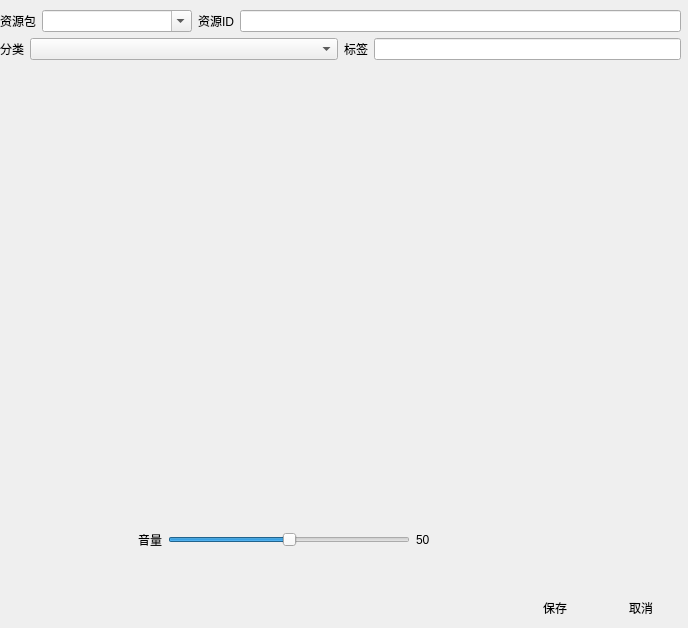
<?xml version="1.0" encoding="UTF-8"?>
<ui version="4.0">
 <class>AddVideoWindow</class>
 <widget class="QWidget" name="AddVideoWindow">
  <property name="geometry">
   <rect>
    <x>0</x>
    <y>0</y>
    <width>688</width>
    <height>628</height>
   </rect>
  </property>
  <property name="windowTitle">
   <string>添加视频</string>
  </property>
  <property name="windowIcon">
   <iconset resource="orion.qrc">
    <normaloff>:/images/unique32.png</normaloff>:/images/unique32.png</iconset>
  </property>
  <widget class="QWidget" name="layoutWidget">
   <property name="geometry">
    <rect>
     <x>0</x>
     <y>10</y>
     <width>681</width>
     <height>611</height>
    </rect>
   </property>
   <layout class="QVBoxLayout" name="verticalLayout">
    <item>
     <layout class="QHBoxLayout" name="horizontalLayout_5">
      <item>
       <widget class="QLabel" name="label_2">
        <property name="text">
         <string>资源包</string>
        </property>
       </widget>
      </item>
      <item>
       <widget class="QComboBox" name="pkgcomboBox">
        <property name="sizePolicy">
         <sizepolicy hsizetype="Preferred" vsizetype="Fixed">
          <horstretch>0</horstretch>
          <verstretch>0</verstretch>
         </sizepolicy>
        </property>
        <property name="minimumSize">
         <size>
          <width>150</width>
          <height>0</height>
         </size>
        </property>
        <property name="editable">
         <bool>true</bool>
        </property>
       </widget>
      </item>
      <item>
       <widget class="QLabel" name="aliaslabel">
        <property name="text">
         <string>资源ID</string>
        </property>
       </widget>
      </item>
      <item>
       <widget class="QLineEdit" name="namelineEdit">
        <property name="sizePolicy">
         <sizepolicy hsizetype="Expanding" vsizetype="Fixed">
          <horstretch>1</horstretch>
          <verstretch>0</verstretch>
         </sizepolicy>
        </property>
        <property name="maxLength">
         <number>32</number>
        </property>
        <property name="readOnly">
         <bool>false</bool>
        </property>
        <property name="placeholderText">
         <string/>
        </property>
       </widget>
      </item>
     </layout>
    </item>
    <item>
     <layout class="QHBoxLayout" name="horizontalLayout">
      <item>
       <widget class="QLabel" name="label">
        <property name="text">
         <string>分类</string>
        </property>
       </widget>
      </item>
      <item>
       <widget class="QComboBox" name="catecomboBox">
        <property name="sizePolicy">
         <sizepolicy hsizetype="Preferred" vsizetype="Fixed">
          <horstretch>1</horstretch>
          <verstretch>0</verstretch>
         </sizepolicy>
        </property>
       </widget>
      </item>
      <item>
       <widget class="QLabel" name="label_4">
        <property name="text">
         <string>标签</string>
        </property>
       </widget>
      </item>
      <item>
       <widget class="QLineEdit" name="taglineEdit">
        <property name="sizePolicy">
         <sizepolicy hsizetype="Expanding" vsizetype="Fixed">
          <horstretch>1</horstretch>
          <verstretch>0</verstretch>
         </sizepolicy>
        </property>
       </widget>
      </item>
     </layout>
    </item>
    <item>
     <widget class="VideoWidget" name="videowidget" native="true">
      <property name="sizePolicy">
       <sizepolicy hsizetype="Preferred" vsizetype="Preferred">
        <horstretch>0</horstretch>
        <verstretch>1</verstretch>
       </sizepolicy>
      </property>
     </widget>
    </item>
    <item>
     <layout class="QHBoxLayout" name="horizontalLayout_3">
      <item>
       <widget class="QPushButton" name="playpushButton">
        <property name="text">
         <string/>
        </property>
        <property name="icon">
         <iconset resource="orion.qrc">
          <normaloff>:/images/play.png</normaloff>:/images/play.png</iconset>
        </property>
        <property name="iconSize">
         <size>
          <width>32</width>
          <height>32</height>
         </size>
        </property>
        <property name="flat">
         <bool>true</bool>
        </property>
       </widget>
      </item>
      <item>
       <widget class="QPushButton" name="pausepushButton">
        <property name="enabled">
         <bool>false</bool>
        </property>
        <property name="text">
         <string/>
        </property>
        <property name="icon">
         <iconset resource="orion.qrc">
          <normaloff>:/images/pause.png</normaloff>:/images/pause.png</iconset>
        </property>
        <property name="iconSize">
         <size>
          <width>32</width>
          <height>32</height>
         </size>
        </property>
        <property name="flat">
         <bool>true</bool>
        </property>
       </widget>
      </item>
      <item>
       <widget class="QPushButton" name="stoppushButton">
        <property name="enabled">
         <bool>false</bool>
        </property>
        <property name="text">
         <string/>
        </property>
        <property name="icon">
         <iconset resource="orion.qrc">
          <normaloff>:/images/stop.png</normaloff>:/images/stop.png</iconset>
        </property>
        <property name="iconSize">
         <size>
          <width>32</width>
          <height>32</height>
         </size>
        </property>
        <property name="flat">
         <bool>true</bool>
        </property>
       </widget>
      </item>
      <item>
       <widget class="QLabel" name="label_5">
        <property name="text">
         <string>音量</string>
        </property>
       </widget>
      </item>
      <item>
       <widget class="QSlider" name="volumehorizontalSlider">
        <property name="maximum">
         <number>100</number>
        </property>
        <property name="value">
         <number>50</number>
        </property>
        <property name="orientation">
         <enum>Qt::Horizontal</enum>
        </property>
       </widget>
      </item>
      <item>
       <widget class="QLabel" name="volumelabel">
        <property name="minimumSize">
         <size>
          <width>24</width>
          <height>0</height>
         </size>
        </property>
        <property name="maximumSize">
         <size>
          <width>24</width>
          <height>16777215</height>
         </size>
        </property>
        <property name="text">
         <string>50</string>
        </property>
       </widget>
      </item>
      <item>
       <spacer name="horizontalSpacer_2">
        <property name="orientation">
         <enum>Qt::Horizontal</enum>
        </property>
        <property name="sizeHint" stdset="0">
         <size>
          <width>40</width>
          <height>20</height>
         </size>
        </property>
       </spacer>
      </item>
     </layout>
    </item>
    <item>
     <widget class="QLabel" name="infolabel">
      <property name="minimumSize">
       <size>
        <width>0</width>
        <height>32</height>
       </size>
      </property>
      <property name="text">
       <string/>
      </property>
      <property name="alignment">
       <set>Qt::AlignRight|Qt::AlignTrailing|Qt::AlignVCenter</set>
      </property>
     </widget>
    </item>
    <item>
     <layout class="QHBoxLayout" name="horizontalLayout_2">
      <item>
       <widget class="QLabel" name="loglabel">
        <property name="sizePolicy">
         <sizepolicy hsizetype="Preferred" vsizetype="Preferred">
          <horstretch>1</horstretch>
          <verstretch>0</verstretch>
         </sizepolicy>
        </property>
        <property name="text">
         <string/>
        </property>
       </widget>
      </item>
      <item>
       <spacer name="horizontalSpacer">
        <property name="orientation">
         <enum>Qt::Horizontal</enum>
        </property>
        <property name="sizeHint" stdset="0">
         <size>
          <width>40</width>
          <height>20</height>
         </size>
        </property>
       </spacer>
      </item>
      <item>
       <widget class="QPushButton" name="savepushButton">
        <property name="text">
         <string>保存</string>
        </property>
        <property name="icon">
         <iconset resource="orion.qrc">
          <normaloff>:/images/ok.png</normaloff>:/images/ok.png</iconset>
        </property>
        <property name="iconSize">
         <size>
          <width>32</width>
          <height>32</height>
         </size>
        </property>
        <property name="flat">
         <bool>true</bool>
        </property>
       </widget>
      </item>
      <item>
       <widget class="QPushButton" name="cancelpushButton">
        <property name="text">
         <string>取消</string>
        </property>
        <property name="icon">
         <iconset resource="orion.qrc">
          <normaloff>:/images/cancel.png</normaloff>:/images/cancel.png</iconset>
        </property>
        <property name="iconSize">
         <size>
          <width>32</width>
          <height>32</height>
         </size>
        </property>
        <property name="flat">
         <bool>true</bool>
        </property>
       </widget>
      </item>
     </layout>
    </item>
   </layout>
  </widget>
 </widget>
 <customwidgets>
  <customwidget>
   <class>VideoWidget</class>
   <extends>QWidget</extends>
   <header>videowidget.h</header>
   <container>1</container>
  </customwidget>
 </customwidgets>
 <resources>
  <include location="orion.qrc"/>
 </resources>
 <connections/>
</ui>
